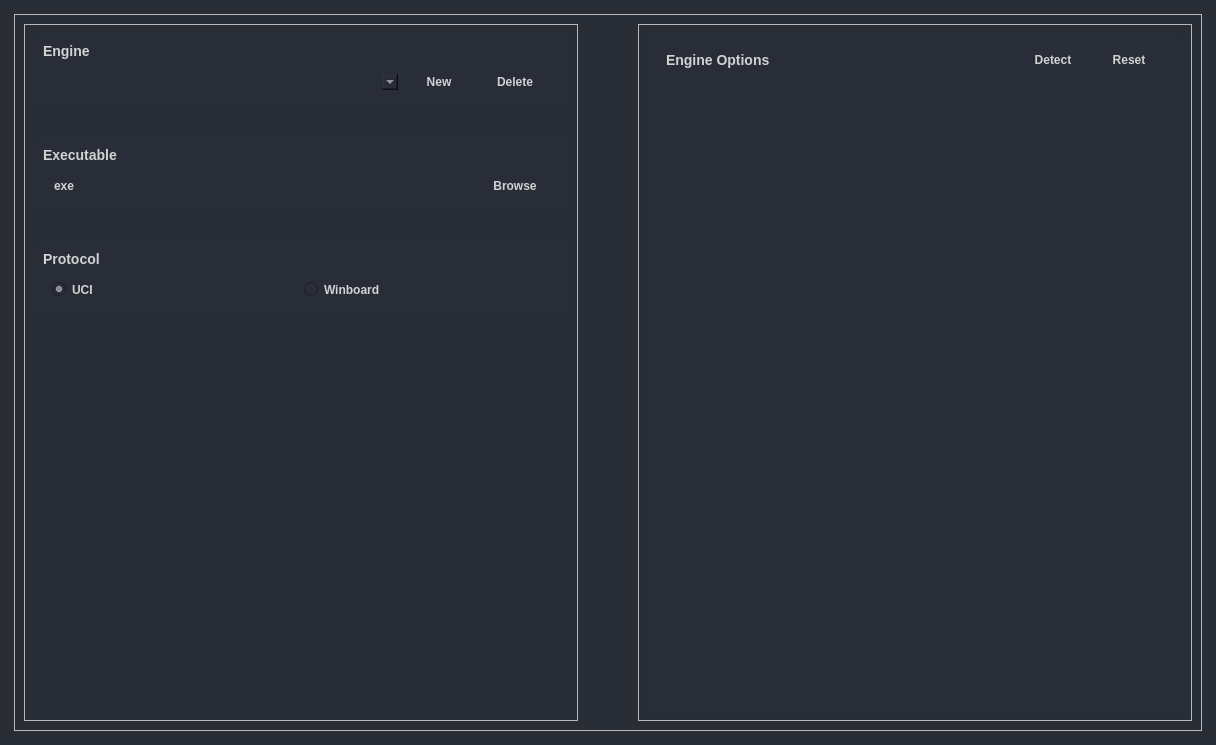
<?xml version="1.0" encoding="UTF-8"?>
<ui version="4.0">
 <class>Form</class>
 <widget class="QWidget" name="Form">
  <property name="geometry">
   <rect>
    <x>0</x>
    <y>0</y>
    <width>1216</width>
    <height>745</height>
   </rect>
  </property>
  <property name="palette">
   <palette>
    <active>
     <colorrole role="WindowText">
      <brush brushstyle="SolidPattern">
       <color alpha="255">
        <red>210</red>
        <green>210</green>
        <blue>210</blue>
       </color>
      </brush>
     </colorrole>
     <colorrole role="Button">
      <brush brushstyle="SolidPattern">
       <color alpha="255">
        <red>40</red>
        <green>44</green>
        <blue>52</blue>
       </color>
      </brush>
     </colorrole>
     <colorrole role="Light">
      <brush brushstyle="SolidPattern">
       <color alpha="255">
        <red>255</red>
        <green>255</green>
        <blue>255</blue>
       </color>
      </brush>
     </colorrole>
     <colorrole role="Midlight">
      <brush brushstyle="SolidPattern">
       <color alpha="255">
        <red>227</red>
        <green>227</green>
        <blue>227</blue>
       </color>
      </brush>
     </colorrole>
     <colorrole role="Dark">
      <brush brushstyle="SolidPattern">
       <color alpha="255">
        <red>160</red>
        <green>160</green>
        <blue>160</blue>
       </color>
      </brush>
     </colorrole>
     <colorrole role="Mid">
      <brush brushstyle="SolidPattern">
       <color alpha="255">
        <red>160</red>
        <green>160</green>
        <blue>160</blue>
       </color>
      </brush>
     </colorrole>
     <colorrole role="Text">
      <brush brushstyle="SolidPattern">
       <color alpha="255">
        <red>210</red>
        <green>210</green>
        <blue>210</blue>
       </color>
      </brush>
     </colorrole>
     <colorrole role="BrightText">
      <brush brushstyle="SolidPattern">
       <color alpha="255">
        <red>255</red>
        <green>255</green>
        <blue>255</blue>
       </color>
      </brush>
     </colorrole>
     <colorrole role="ButtonText">
      <brush brushstyle="SolidPattern">
       <color alpha="255">
        <red>210</red>
        <green>210</green>
        <blue>210</blue>
       </color>
      </brush>
     </colorrole>
     <colorrole role="Base">
      <brush brushstyle="SolidPattern">
       <color alpha="255">
        <red>40</red>
        <green>44</green>
        <blue>52</blue>
       </color>
      </brush>
     </colorrole>
     <colorrole role="Window">
      <brush brushstyle="SolidPattern">
       <color alpha="255">
        <red>40</red>
        <green>44</green>
        <blue>52</blue>
       </color>
      </brush>
     </colorrole>
     <colorrole role="Shadow">
      <brush brushstyle="SolidPattern">
       <color alpha="255">
        <red>105</red>
        <green>105</green>
        <blue>105</blue>
       </color>
      </brush>
     </colorrole>
     <colorrole role="AlternateBase">
      <brush brushstyle="SolidPattern">
       <color alpha="255">
        <red>245</red>
        <green>245</green>
        <blue>245</blue>
       </color>
      </brush>
     </colorrole>
     <colorrole role="ToolTipBase">
      <brush brushstyle="SolidPattern">
       <color alpha="255">
        <red>255</red>
        <green>255</green>
        <blue>220</blue>
       </color>
      </brush>
     </colorrole>
     <colorrole role="ToolTipText">
      <brush brushstyle="SolidPattern">
       <color alpha="255">
        <red>0</red>
        <green>0</green>
        <blue>0</blue>
       </color>
      </brush>
     </colorrole>
     <colorrole role="PlaceholderText">
      <brush brushstyle="SolidPattern">
       <color alpha="128">
        <red>210</red>
        <green>210</green>
        <blue>210</blue>
       </color>
      </brush>
     </colorrole>
    </active>
    <inactive>
     <colorrole role="WindowText">
      <brush brushstyle="SolidPattern">
       <color alpha="255">
        <red>210</red>
        <green>210</green>
        <blue>210</blue>
       </color>
      </brush>
     </colorrole>
     <colorrole role="Button">
      <brush brushstyle="SolidPattern">
       <color alpha="255">
        <red>40</red>
        <green>44</green>
        <blue>52</blue>
       </color>
      </brush>
     </colorrole>
     <colorrole role="Light">
      <brush brushstyle="SolidPattern">
       <color alpha="255">
        <red>255</red>
        <green>255</green>
        <blue>255</blue>
       </color>
      </brush>
     </colorrole>
     <colorrole role="Midlight">
      <brush brushstyle="SolidPattern">
       <color alpha="255">
        <red>227</red>
        <green>227</green>
        <blue>227</blue>
       </color>
      </brush>
     </colorrole>
     <colorrole role="Dark">
      <brush brushstyle="SolidPattern">
       <color alpha="255">
        <red>160</red>
        <green>160</green>
        <blue>160</blue>
       </color>
      </brush>
     </colorrole>
     <colorrole role="Mid">
      <brush brushstyle="SolidPattern">
       <color alpha="255">
        <red>160</red>
        <green>160</green>
        <blue>160</blue>
       </color>
      </brush>
     </colorrole>
     <colorrole role="Text">
      <brush brushstyle="SolidPattern">
       <color alpha="255">
        <red>210</red>
        <green>210</green>
        <blue>210</blue>
       </color>
      </brush>
     </colorrole>
     <colorrole role="BrightText">
      <brush brushstyle="SolidPattern">
       <color alpha="255">
        <red>255</red>
        <green>255</green>
        <blue>255</blue>
       </color>
      </brush>
     </colorrole>
     <colorrole role="ButtonText">
      <brush brushstyle="SolidPattern">
       <color alpha="255">
        <red>210</red>
        <green>210</green>
        <blue>210</blue>
       </color>
      </brush>
     </colorrole>
     <colorrole role="Base">
      <brush brushstyle="SolidPattern">
       <color alpha="255">
        <red>40</red>
        <green>44</green>
        <blue>52</blue>
       </color>
      </brush>
     </colorrole>
     <colorrole role="Window">
      <brush brushstyle="SolidPattern">
       <color alpha="255">
        <red>40</red>
        <green>44</green>
        <blue>52</blue>
       </color>
      </brush>
     </colorrole>
     <colorrole role="Shadow">
      <brush brushstyle="SolidPattern">
       <color alpha="255">
        <red>105</red>
        <green>105</green>
        <blue>105</blue>
       </color>
      </brush>
     </colorrole>
     <colorrole role="AlternateBase">
      <brush brushstyle="SolidPattern">
       <color alpha="255">
        <red>245</red>
        <green>245</green>
        <blue>245</blue>
       </color>
      </brush>
     </colorrole>
     <colorrole role="ToolTipBase">
      <brush brushstyle="SolidPattern">
       <color alpha="255">
        <red>255</red>
        <green>255</green>
        <blue>220</blue>
       </color>
      </brush>
     </colorrole>
     <colorrole role="ToolTipText">
      <brush brushstyle="SolidPattern">
       <color alpha="255">
        <red>0</red>
        <green>0</green>
        <blue>0</blue>
       </color>
      </brush>
     </colorrole>
     <colorrole role="PlaceholderText">
      <brush brushstyle="SolidPattern">
       <color alpha="128">
        <red>210</red>
        <green>210</green>
        <blue>210</blue>
       </color>
      </brush>
     </colorrole>
    </inactive>
    <disabled>
     <colorrole role="WindowText">
      <brush brushstyle="SolidPattern">
       <color alpha="255">
        <red>210</red>
        <green>210</green>
        <blue>210</blue>
       </color>
      </brush>
     </colorrole>
     <colorrole role="Button">
      <brush brushstyle="SolidPattern">
       <color alpha="255">
        <red>40</red>
        <green>44</green>
        <blue>52</blue>
       </color>
      </brush>
     </colorrole>
     <colorrole role="Light">
      <brush brushstyle="SolidPattern">
       <color alpha="255">
        <red>255</red>
        <green>255</green>
        <blue>255</blue>
       </color>
      </brush>
     </colorrole>
     <colorrole role="Midlight">
      <brush brushstyle="SolidPattern">
       <color alpha="255">
        <red>227</red>
        <green>227</green>
        <blue>227</blue>
       </color>
      </brush>
     </colorrole>
     <colorrole role="Dark">
      <brush brushstyle="SolidPattern">
       <color alpha="255">
        <red>160</red>
        <green>160</green>
        <blue>160</blue>
       </color>
      </brush>
     </colorrole>
     <colorrole role="Mid">
      <brush brushstyle="SolidPattern">
       <color alpha="255">
        <red>160</red>
        <green>160</green>
        <blue>160</blue>
       </color>
      </brush>
     </colorrole>
     <colorrole role="Text">
      <brush brushstyle="SolidPattern">
       <color alpha="255">
        <red>210</red>
        <green>210</green>
        <blue>210</blue>
       </color>
      </brush>
     </colorrole>
     <colorrole role="BrightText">
      <brush brushstyle="SolidPattern">
       <color alpha="255">
        <red>255</red>
        <green>255</green>
        <blue>255</blue>
       </color>
      </brush>
     </colorrole>
     <colorrole role="ButtonText">
      <brush brushstyle="SolidPattern">
       <color alpha="255">
        <red>210</red>
        <green>210</green>
        <blue>210</blue>
       </color>
      </brush>
     </colorrole>
     <colorrole role="Base">
      <brush brushstyle="SolidPattern">
       <color alpha="255">
        <red>40</red>
        <green>44</green>
        <blue>52</blue>
       </color>
      </brush>
     </colorrole>
     <colorrole role="Window">
      <brush brushstyle="SolidPattern">
       <color alpha="255">
        <red>40</red>
        <green>44</green>
        <blue>52</blue>
       </color>
      </brush>
     </colorrole>
     <colorrole role="Shadow">
      <brush brushstyle="SolidPattern">
       <color alpha="255">
        <red>0</red>
        <green>0</green>
        <blue>0</blue>
       </color>
      </brush>
     </colorrole>
     <colorrole role="AlternateBase">
      <brush brushstyle="SolidPattern">
       <color alpha="255">
        <red>245</red>
        <green>245</green>
        <blue>245</blue>
       </color>
      </brush>
     </colorrole>
     <colorrole role="ToolTipBase">
      <brush brushstyle="SolidPattern">
       <color alpha="255">
        <red>255</red>
        <green>255</green>
        <blue>220</blue>
       </color>
      </brush>
     </colorrole>
     <colorrole role="ToolTipText">
      <brush brushstyle="SolidPattern">
       <color alpha="255">
        <red>0</red>
        <green>0</green>
        <blue>0</blue>
       </color>
      </brush>
     </colorrole>
     <colorrole role="PlaceholderText">
      <brush brushstyle="SolidPattern">
       <color alpha="128">
        <red>210</red>
        <green>210</green>
        <blue>210</blue>
       </color>
      </brush>
     </colorrole>
    </disabled>
   </palette>
  </property>
  <property name="windowTitle">
   <string>Form</string>
  </property>
  <property name="styleSheet">
   <string notr="true">
QWidget{
    color: rgb(210,210,210);
    font-family:&quot;Segoe UI&quot;;
    font-size: 12px;
    font-weight: 500;
}



</string>
  </property>
  <layout class="QHBoxLayout" name="horizontalLayout">
   <property name="spacing">
    <number>20</number>
   </property>
   <property name="leftMargin">
    <number>14</number>
   </property>
   <property name="topMargin">
    <number>14</number>
   </property>
   <property name="rightMargin">
    <number>14</number>
   </property>
   <property name="bottomMargin">
    <number>14</number>
   </property>
   <item>
    <widget class="QFrame" name="frame_2">
     <property name="sizePolicy">
      <sizepolicy hsizetype="Preferred" vsizetype="Preferred">
       <horstretch>0</horstretch>
       <verstretch>0</verstretch>
      </sizepolicy>
     </property>
     <property name="styleSheet">
      <string notr="true"/>
     </property>
     <property name="frameShape">
      <enum>QFrame::StyledPanel</enum>
     </property>
     <property name="frameShadow">
      <enum>QFrame::Raised</enum>
     </property>
     <layout class="QHBoxLayout" name="horizontalLayout_5">
      <property name="spacing">
       <number>60</number>
      </property>
      <item>
       <widget class="QFrame" name="frame">
        <property name="sizePolicy">
         <sizepolicy hsizetype="Preferred" vsizetype="Preferred">
          <horstretch>0</horstretch>
          <verstretch>0</verstretch>
         </sizepolicy>
        </property>
        <property name="minimumSize">
         <size>
          <width>0</width>
          <height>0</height>
         </size>
        </property>
        <property name="maximumSize">
         <size>
          <width>16777215</width>
          <height>16777215</height>
         </size>
        </property>
        <property name="styleSheet">
         <string notr="true"/>
        </property>
        <property name="frameShape">
         <enum>QFrame::StyledPanel</enum>
        </property>
        <property name="frameShadow">
         <enum>QFrame::Raised</enum>
        </property>
        <layout class="QVBoxLayout" name="verticalLayout">
         <property name="spacing">
          <number>30</number>
         </property>
         <item>
          <widget class="QFrame" name="frame_3">
           <property name="sizePolicy">
            <sizepolicy hsizetype="Preferred" vsizetype="Preferred">
             <horstretch>0</horstretch>
             <verstretch>0</verstretch>
            </sizepolicy>
           </property>
           <property name="minimumSize">
            <size>
             <width>0</width>
             <height>0</height>
            </size>
           </property>
           <property name="maximumSize">
            <size>
             <width>16777215</width>
             <height>120</height>
            </size>
           </property>
           <property name="styleSheet">
            <string notr="true">background-color: rgb(41, 45, 56);
border-radius: 5px;
</string>
           </property>
           <property name="frameShape">
            <enum>QFrame::StyledPanel</enum>
           </property>
           <property name="frameShadow">
            <enum>QFrame::Raised</enum>
           </property>
           <layout class="QVBoxLayout" name="verticalLayout_2">
            <property name="spacing">
             <number>6</number>
            </property>
            <item>
             <widget class="QLabel" name="label">
              <property name="styleSheet">
               <string notr="true">
font-weight: 700;
font-size: 14px;</string>
              </property>
              <property name="text">
               <string>Engine</string>
              </property>
             </widget>
            </item>
            <item>
             <widget class="QFrame" name="frame_4">
              <property name="frameShape">
               <enum>QFrame::StyledPanel</enum>
              </property>
              <property name="frameShadow">
               <enum>QFrame::Raised</enum>
              </property>
              <layout class="QHBoxLayout" name="horizontalLayout_2">
               <item>
                <widget class="QComboBox" name="engine_combo">
                 <property name="editable">
                  <bool>true</bool>
                 </property>
                </widget>
               </item>
               <item>
                <widget class="QPushButton" name="newengine_button">
                 <property name="minimumSize">
                  <size>
                   <width>70</width>
                   <height>0</height>
                  </size>
                 </property>
                 <property name="maximumSize">
                  <size>
                   <width>70</width>
                   <height>16777215</height>
                  </size>
                 </property>
                 <property name="text">
                  <string>New</string>
                 </property>
                </widget>
               </item>
               <item>
                <widget class="QPushButton" name="delengine_button">
                 <property name="maximumSize">
                  <size>
                   <width>70</width>
                   <height>16777215</height>
                  </size>
                 </property>
                 <property name="text">
                  <string>Delete</string>
                 </property>
                </widget>
               </item>
              </layout>
             </widget>
            </item>
           </layout>
          </widget>
         </item>
         <item>
          <widget class="QFrame" name="frame_5">
           <property name="sizePolicy">
            <sizepolicy hsizetype="Preferred" vsizetype="Preferred">
             <horstretch>0</horstretch>
             <verstretch>0</verstretch>
            </sizepolicy>
           </property>
           <property name="minimumSize">
            <size>
             <width>0</width>
             <height>0</height>
            </size>
           </property>
           <property name="maximumSize">
            <size>
             <width>16777215</width>
             <height>120</height>
            </size>
           </property>
           <property name="styleSheet">
            <string notr="true">background-color: rgb(41, 45, 56);
border-radius: 5px;
</string>
           </property>
           <property name="frameShape">
            <enum>QFrame::StyledPanel</enum>
           </property>
           <property name="frameShadow">
            <enum>QFrame::Raised</enum>
           </property>
           <layout class="QVBoxLayout" name="verticalLayout_3">
            <item>
             <widget class="QLabel" name="label_2">
              <property name="styleSheet">
               <string notr="true">
font-weight: 700;
font-size: 14px;</string>
              </property>
              <property name="text">
               <string>Executable</string>
              </property>
             </widget>
            </item>
            <item>
             <widget class="QFrame" name="frame_6">
              <property name="frameShape">
               <enum>QFrame::StyledPanel</enum>
              </property>
              <property name="frameShadow">
               <enum>QFrame::Raised</enum>
              </property>
              <layout class="QHBoxLayout" name="horizontalLayout_3">
               <item>
                <widget class="QLineEdit" name="exe_edit">
                 <property name="sizePolicy">
                  <sizepolicy hsizetype="Preferred" vsizetype="Fixed">
                   <horstretch>0</horstretch>
                   <verstretch>0</verstretch>
                  </sizepolicy>
                 </property>
                 <property name="text">
                  <string>exe</string>
                 </property>
                </widget>
               </item>
               <item>
                <widget class="QPushButton" name="browseexe_button">
                 <property name="maximumSize">
                  <size>
                   <width>70</width>
                   <height>16777215</height>
                  </size>
                 </property>
                 <property name="text">
                  <string>Browse</string>
                 </property>
                </widget>
               </item>
              </layout>
             </widget>
            </item>
           </layout>
          </widget>
         </item>
         <item>
          <widget class="QFrame" name="frame_7">
           <property name="sizePolicy">
            <sizepolicy hsizetype="Preferred" vsizetype="Preferred">
             <horstretch>0</horstretch>
             <verstretch>0</verstretch>
            </sizepolicy>
           </property>
           <property name="minimumSize">
            <size>
             <width>0</width>
             <height>0</height>
            </size>
           </property>
           <property name="maximumSize">
            <size>
             <width>16777215</width>
             <height>120</height>
            </size>
           </property>
           <property name="styleSheet">
            <string notr="true">background-color: rgb(41, 45, 56);
border-radius: 5px;
</string>
           </property>
           <property name="frameShape">
            <enum>QFrame::StyledPanel</enum>
           </property>
           <property name="frameShadow">
            <enum>QFrame::Raised</enum>
           </property>
           <layout class="QVBoxLayout" name="verticalLayout_4">
            <item>
             <widget class="QLabel" name="label_3">
              <property name="styleSheet">
               <string notr="true">
font-weight: 700;
font-size: 14px;</string>
              </property>
              <property name="text">
               <string>Protocol</string>
              </property>
             </widget>
            </item>
            <item>
             <widget class="QFrame" name="frame_8">
              <property name="frameShape">
               <enum>QFrame::StyledPanel</enum>
              </property>
              <property name="frameShadow">
               <enum>QFrame::Raised</enum>
              </property>
              <layout class="QHBoxLayout" name="horizontalLayout_4">
               <item>
                <widget class="QRadioButton" name="protouci_radio">
                 <property name="text">
                  <string>UCI</string>
                 </property>
                 <property name="checked">
                  <bool>true</bool>
                 </property>
                </widget>
               </item>
               <item>
                <widget class="QRadioButton" name="protowinboard_radio">
                 <property name="text">
                  <string>Winboard</string>
                 </property>
                </widget>
               </item>
              </layout>
             </widget>
            </item>
           </layout>
          </widget>
         </item>
         <item>
          <spacer name="verticalSpacer">
           <property name="orientation">
            <enum>Qt::Vertical</enum>
           </property>
           <property name="sizeHint" stdset="0">
            <size>
             <width>20</width>
             <height>40</height>
            </size>
           </property>
          </spacer>
         </item>
        </layout>
       </widget>
      </item>
      <item>
       <widget class="QFrame" name="frame_9">
        <property name="minimumSize">
         <size>
          <width>0</width>
          <height>0</height>
         </size>
        </property>
        <property name="styleSheet">
         <string notr="true">QWidget{
    color: rgb(210,210,210);
    font-family:&quot;Segoe UI&quot;;
    font-size: 12px;
    font-weight: 500;
}
</string>
        </property>
        <property name="frameShape">
         <enum>QFrame::StyledPanel</enum>
        </property>
        <property name="frameShadow">
         <enum>QFrame::Raised</enum>
        </property>
        <layout class="QVBoxLayout" name="verticalLayout_5">
         <item>
          <widget class="QFrame" name="frame_10">
           <property name="sizePolicy">
            <sizepolicy hsizetype="Preferred" vsizetype="Preferred">
             <horstretch>0</horstretch>
             <verstretch>0</verstretch>
            </sizepolicy>
           </property>
           <property name="styleSheet">
            <string notr="true">background-color: rgb(41, 45, 56);
border-radius: 5px;</string>
           </property>
           <property name="frameShape">
            <enum>QFrame::StyledPanel</enum>
           </property>
           <property name="frameShadow">
            <enum>QFrame::Raised</enum>
           </property>
           <layout class="QVBoxLayout" name="verticalLayout_6">
            <item>
             <widget class="QFrame" name="frame_11">
              <property name="minimumSize">
               <size>
                <width>0</width>
                <height>0</height>
               </size>
              </property>
              <property name="frameShape">
               <enum>QFrame::StyledPanel</enum>
              </property>
              <property name="frameShadow">
               <enum>QFrame::Raised</enum>
              </property>
              <layout class="QHBoxLayout" name="horizontalLayout_6">
               <item>
                <widget class="QLabel" name="label_4">
                 <property name="styleSheet">
                  <string notr="true">font-weight: 700;
font-size: 14px;
</string>
                 </property>
                 <property name="text">
                  <string>Engine Options</string>
                 </property>
                </widget>
               </item>
               <item>
                <widget class="QPushButton" name="loadoption_button">
                 <property name="minimumSize">
                  <size>
                   <width>0</width>
                   <height>0</height>
                  </size>
                 </property>
                 <property name="maximumSize">
                  <size>
                   <width>70</width>
                   <height>16777215</height>
                  </size>
                 </property>
                 <property name="text">
                  <string>Detect</string>
                 </property>
                </widget>
               </item>
               <item>
                <widget class="QPushButton" name="resetoption_button">
                 <property name="maximumSize">
                  <size>
                   <width>70</width>
                   <height>16777215</height>
                  </size>
                 </property>
                 <property name="text">
                  <string>Reset</string>
                 </property>
                </widget>
               </item>
              </layout>
             </widget>
            </item>
            <item>
             <widget class="QScrollArea" name="scrollArea">
              <property name="sizePolicy">
               <sizepolicy hsizetype="Preferred" vsizetype="Expanding">
                <horstretch>0</horstretch>
                <verstretch>0</verstretch>
               </sizepolicy>
              </property>
              <property name="widgetResizable">
               <bool>true</bool>
              </property>
              <widget class="QWidget" name="engineoptions_widget">
               <property name="geometry">
                <rect>
                 <x>0</x>
                 <y>0</y>
                 <width>516</width>
                 <height>616</height>
                </rect>
               </property>
               <layout class="QVBoxLayout" name="verticalLayout_8">
                <item>
                 <layout class="QVBoxLayout" name="verticalLayout_7"/>
                </item>
               </layout>
              </widget>
             </widget>
            </item>
           </layout>
          </widget>
         </item>
        </layout>
       </widget>
      </item>
     </layout>
    </widget>
   </item>
  </layout>
 </widget>
 <resources/>
 <connections/>
</ui>
